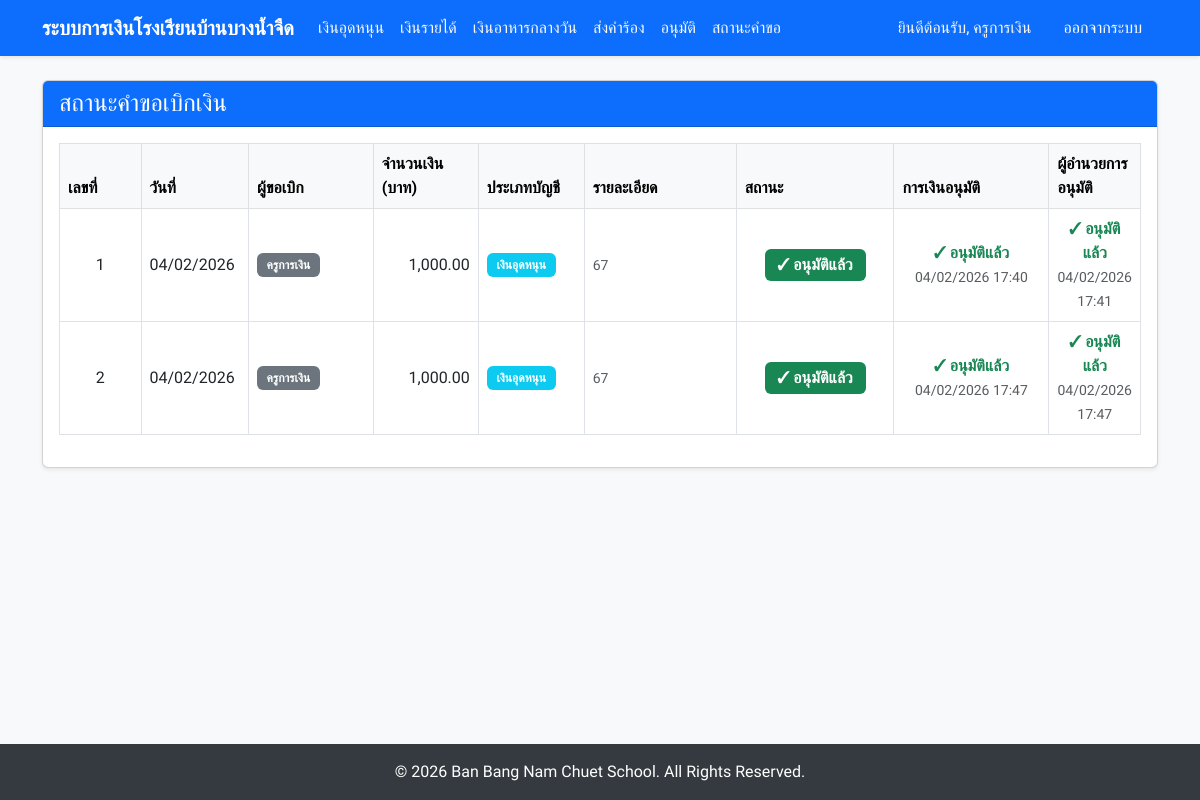
The app's page /my-requests (signed in) with its own data.
### models.py (models this page shows)
class User(UserMixin, db.Model):
    id = db.Column(db.Integer, primary_key=True)
    username = db.Column(db.String(150), unique=True, nullable=False)
    name = db.Column(db.String(150), nullable=True) # NEW: Thai name
    password_hash = db.Column(db.String(256), nullable=False)
    role = db.Column(db.String(20), nullable=False)  # 'teacher', 'director', 'finance'

class ExpenseRequest(db.Model):
    id = db.Column(db.Integer, primary_key=True)
    requester_id = db.Column(db.Integer, db.ForeignKey('user.id'), nullable=False)
    date = db.Column(db.Date, nullable=False, default=datetime.utcnow)
    amount = db.Column(db.Float, nullable=False)
    description = db.Column(db.String(500), nullable=True)  # NEW: รายละเอียดคำขอ
    account_type = db.Column(db.String(50), nullable=False) # 'Subsidy', 'Income', 'Lunch'
    status = db.Column(db.String(20), default='PENDING') # 'PENDING', 'APPROVED' (requires both)
    finance_approver_id = db.Column(db.Integer, db.ForeignKey('user.id'), nullable=True)
    finance_approved_at = db.Column(db.DateTime, nullable=True)
    director_approver_id = db.Column(db.Integer, db.ForeignKey('user.id'), nullable=True)
    director_approved_at = db.Column(db.DateTime, nullable=True)
    requester = db.relationship('User', foreign_keys=[requester_id], backref='requests_made')
    finance_approver = db.relationship('User', foreign_keys=[finance_approver_id], backref='finance_approvals')
    director_approver = db.relationship('User', foreign_keys=[director_approver_id], backref='director_approvals')

### app.py (the view)
@app.route('/my-requests')
@login_required
def my_requests():
    if current_user.role not in ['teacher', 'finance']:
        flash('คุณไม่มีสิทธ์เข้าถึงหน้านี้', 'danger')
        return redirect(url_for('index'))
    my_requests = ExpenseRequest.query.filter_by(requester_id=current_user.id).order_by(ExpenseRequest.date.desc()).all()
    return render_template('page3_status.html', requests=my_requests)

### app.py (called while the page is built)
@app.context_processor
def utility_processor():
    return dict(role_names_th=ROLE_NAMES_TH)

@login_manager.user_loader
def load_user(user_id):
    return User.query.get(int(user_id))

### templates/page3_status.html (shortened to what this page needs)
{% extends "base.html" %}
{% block content %}
<div class="row">
    <div class="col-12">
        <div class="card shadow-sm">
            <div class="card-header bg-primary text-white">
                <h4 class="mb-0">สถานะคำขอเบิกเงิน</h4>
            </div>
            <div class="card-body">
                {% if requests %}
                <div class="table-responsive">
                    <table class="table table-hover table-bordered">
                        <thead class="table-light">
                            <tr>
                                <th style="width: 8%">เลขที่</th>
                                <th style="width: 10%">วันที่</th>
                                <th style="width: 12%">ผู้ขอเบิก</th>
                                <th style="width: 10%">จำนวนเงิน (บาท)</th>
                                <th style="width: 10%">ประเภทบัญชี</th>
                                <th style="width: 15%">รายละเอียด</th>
                                <th style="width: 15%">สถานะ</th>
                                <th style="width: 15%">การเงินอนุมัติ</th>
                                <th style="width: 15%">ผู้อำนวยการอนุมัติ</th>
                            </tr>
                        </thead>
                        <tbody>
                            {% for req in requests %}
                            <tr>
                                <td class="text-center">{{ req.id }}</td>
                                <td>{{ req.date.strftime('%d/%m/%Y') }}</td>
                                <td><span class="badge bg-secondary">{{ req.requester.name or
                                        role_names_th.get(req.requester.role, req.requester.username) }}</span></td>
                                <td class="text-end">{{ "{:,.2f}".format(req.amount) }}</td>
                                <td>
                                    {% if req.account_type in ['Subsidy', 'เงินอุดหนุนอื่น'] %}
                                    <span class="badge bg-info">เงินอุดหนุน</span>
                                    {% elif req.account_type in ['Income', 'เงินรายได้สถานศึกษา'] %}
                                    <span class="badge bg-success">เงินรายได้</span>
                                    {% elif req.account_type in ['Lunch', 'เงินอาหารกลางวัน'] %}
                                    <span class="badge bg-warning text-dark">เงินอาหารกลางวัน</span>
                                    {% else %}
                                    <span class="badge bg-secondary">{{ req.account_type }}</span>
                                    {% endif %}
                                </td>
                                <td><small class="text-muted">{{ req.description or '-' }}</small></td>
                                <td class="text-center">
                                    {% if req.status == 'APPROVED' %}
                                    <span class="badge bg-success fs-6">✓ อนุมัติแล้ว</span>
                                    {% else %}
                                    <span class="badge bg-warning text-dark fs-6">⏳ รอการอนุมัติ</span>
                                    {% endif %}
                                </td>
                                <td class="text-center">
                                    {% if req.finance_approved_at %}
                                    <div class="text-success fw-bold">✓ อนุมัติแล้ว</div>
                                    <small class="text-muted">
                                        {{ req.finance_approved_at.strftime('%d/%m/%Y %H:%M') }}
                                    </small>
                                    {% else %}
                                    <span class="badge bg-secondary">รอดำเนินการ</span>
                                    {% endif %}
                                </td>
                                <td class="text-center">
                                    {% if req.director_approved_at %}
                                    <div class="text-success fw-bold">✓ อนุมัติแล้ว</div>
                                    <small class="text-muted">
                                        {{ req.director_approved_at.strftime('%d/%m/%Y %H:%M') }}
                                    </small>
                                    {% else %}
                                    <span class="badge bg-secondary">รอดำเนินการ</span>
                                    {% endif %}
                                </td>
                            </tr>
                            {% endfor %}
                        </tbody>
                    </table>
                </div>
                {% else %}
                <div class="alert alert-info text-center" role="alert">
                    <i class="bi bi-info-circle"></i> ยังไม่มีคำขอเบิกเงิน
                    <br>
                    <a href="{{ url_for('request_page') }}" class="btn btn-primary mt-3">ส่งคำขอเบิกเงิน</a>
                </div>
                {% endif %}
            </div>
        </div>
    </div>
</div>
{% endblock %}

### templates/base.html (shortened to what this page needs)
<!DOCTYPE html>
<html lang="th">
<head>
    <link href="https://cdn.jsdelivr.net/npm/bootstrap@5.3.0/dist/css/bootstrap.min.css" rel="stylesheet">
</head>
<body class="d-flex flex-column min-vh-100">
    <nav class="navbar navbar-expand-lg navbar-dark bg-primary shadow-sm">
        <div class="container">
            <a class="navbar-brand" href="{{ url_for('index') }}">ระบบการเงินโรงเรียนบ้านบางน้ำจืด</a>
            <div class="collapse navbar-collapse" id="navbarNav">
                <ul class="navbar-nav me-auto">
                    {% if current_user.is_authenticated %}
                    {% if current_user.role in ['finance', 'director'] %}
                    <li class="nav-item">
                        <a class="nav-link text-light"
                            href="{{ url_for('ledger_view', type='subsidy') }}">เงินอุดหนุน</a>
                    </li>
                    <li class="nav-item">
                        <a class="nav-link text-light" href="{{ url_for('ledger_view', type='income') }}">เงินรายได้</a>
                    </li>
                    <li class="nav-item">
                        <a class="nav-link text-light"
                            href="{{ url_for('ledger_view', type='lunch') }}">เงินอาหารกลางวัน</a>
                    </li>
                    {% endif %}
                    {% if current_user.role == 'finance' %}
                    <li class="nav-item">
                        <a class="nav-link text-light" href="{{ url_for('request_page') }}">ส่งคำร้อง</a>
                    </li>
                    <li class="nav-item">
                        <a class="nav-link text-light" href="{{ url_for('approve_page') }}">อนุมัติ</a>
                    </li>
                    <li class="nav-item">
                        <a class="nav-link text-light" href="{{ url_for('my_requests') }}">สถานะคำขอ</a>
                    </li>
                    {% endif %}
                    {% endif %}
                </ul>
                <ul class="navbar-nav ms-auto">
                    {% if current_user.is_authenticated %}
                    <li class="nav-item">
                        <span class="nav-link text-light">ยินดีต้อนรับ, {{ current_user.name or
                            role_names_th.get(current_user.role, current_user.username) }}</span>
                    </li>
                    <li class="nav-item">
                        <a class="nav-link btn btn-danger btn-sm text-white ms-2 px-3"
                            href="{{ url_for('logout') }}">ออกจากระบบ</a>
                    </li>
                    {% endif %}
                </ul>
            </div>
        </div>
    </nav>
    <div class="container mt-4 mb-4">
        {% block content %}{% endblock %}
    </div>
    <footer class="footer mt-auto">
        <div class="container">
            <span>&copy; 2026 Ban Bang Nam Chuet School. All Rights Reserved.</span>
        </div>
    </footer>
</body>
</html>

### templates/base.html (style rules this page uses)
body { font-family: 'Sarabun', sans-serif; background-color: #f8f9fa; }
.navbar-brand { font-weight: 700; }
.footer { margin-top: auto; background-color: #343a40; color: white; padding: 1rem 0; text-align: center; }

### templates/page3_status.html (style rules this page uses)
.table th { font-weight: 600; background-color: #f8f9fa; }
.table td { vertical-align: middle; }
.badge { padding: 0.5em 0.8em; }

### records on screen
User: name "ครูการเงิน"
ExpenseRequest: id "1", date "04/02/2026", requester "ครูการเงิน", amount "1,000.00", account_type "เงินอุดหนุน", description "67", status "✓ อนุมัติแล้ว", finance_approved_at "04/02/2026 17:40", director_approved_at "04/02/2026 17:41"
ExpenseRequest: id "2", date "04/02/2026", requester "ครูการเงิน", amount "1,000.00", account_type "เงินอุดหนุน", description "67", status "✓ อนุมัติแล้ว", finance_approved_at "04/02/2026 17:47", director_approved_at "04/02/2026 17:47"
